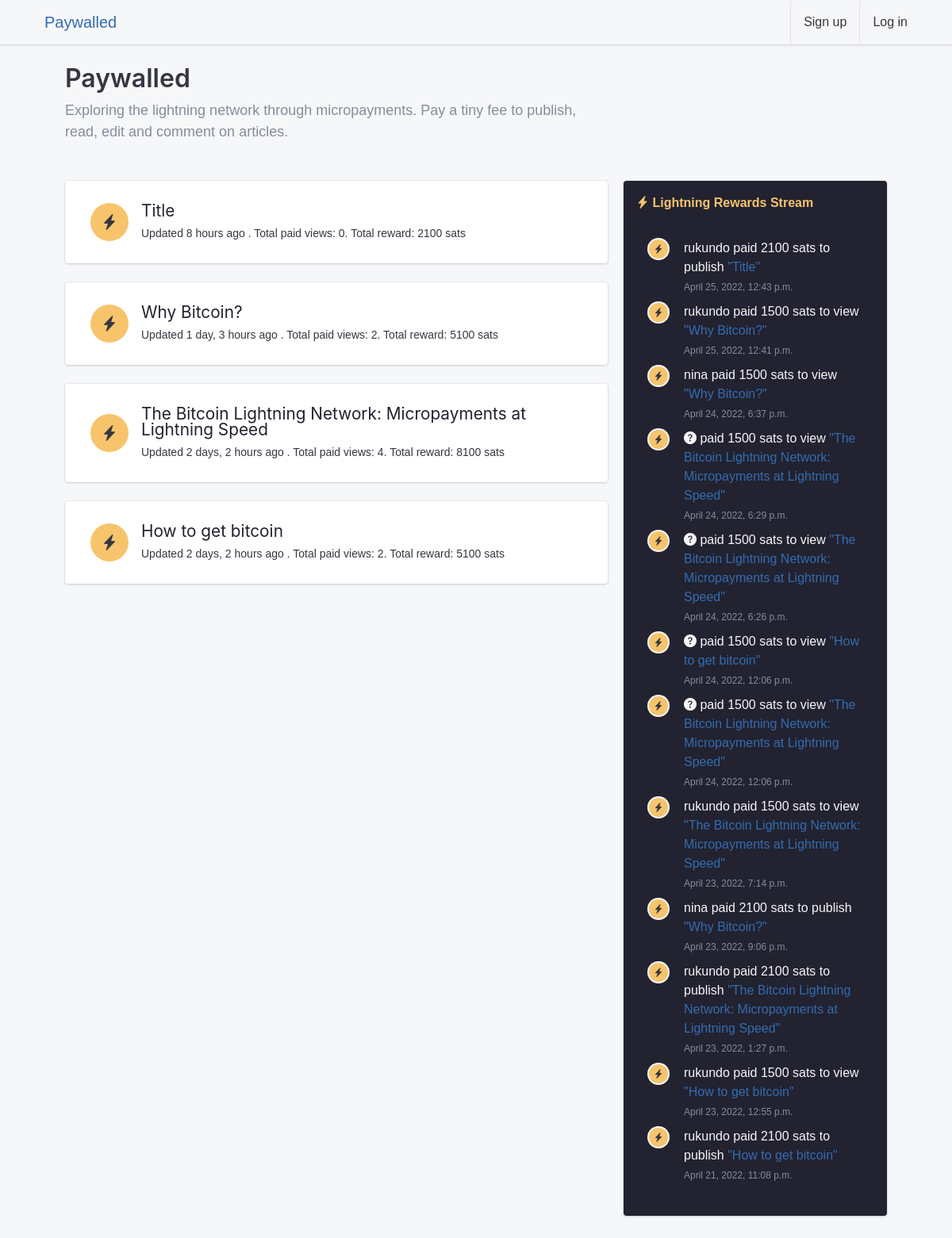
The page / on the database its author committed.
### apps/blog/models.py (models this page shows, shortened)
class Article(models.Model):
    DRAFT = "D"
    PUBLISHED = "P"
    STATUS = ((DRAFT, _("Draft")), (PUBLISHED, _("Published")))
    uuid = models.UUIDField(unique=True, default=uuid.uuid4, editable=False)
    user = models.ForeignKey(
        settings.AUTH_USER_MODEL,
        null=True,
        related_name="articles",
        on_delete=models.SET_NULL,
    )
    date_created = models.DateTimeField(auto_now_add=True)
    date_published = models.DateTimeField(auto_now=True)
    title = models.CharField(max_length=255, null=True, unique=True)
    status = models.CharField(max_length=1, choices=STATUS, default=DRAFT)
    content = models.CharField(_("Content"), max_length=40000, blank=True)
    edited = models.BooleanField(default=False)
    objects = ArticleQuerySet.as_manager()
    class Meta:
        verbose_name = _("Article")
        verbose_name_plural = _("Articles")
        ordering = ("-date_published",)
    def get_absolute_url(self):
        return reverse('articles:article', kwargs={ "article_uuid": self.uuid })
    def get_view_count(self):
        return self.payments.filter(status="complete", purpose="view").count()
    def get_total_reward(self):
        return self.payments.filter(status="complete").aggregate(total_reward=Sum('satoshi_amount'))

### apps/payments/models.py (models this page shows, shortened)
class Payment(models.Model):
    PAYMENT_STATUS_CHOICES = (
        ('pending_invoice', 'Pending Invoice'), # Should be atomic
        ('pending_payment', 'Pending Payment'),
        ('complete', 'Complete'),
        ('error', 'Error'),
    )
    PUBLISH = "publish"
    VIEW = "view"
    EDIT = "edit"
    COMMENT = "comment"
    PAYMENT_PURPOSE_CHOICES = (
        (PUBLISH, 'Publish'),
        (VIEW, 'View'),
        (EDIT, 'Edit'),
        (COMMENT, 'Comment'),
    )
    user = models.ForeignKey(
        settings.AUTH_USER_MODEL,
        null=True,
        related_name="payments",
        on_delete=models.SET_NULL,
    )
    session_key = models.CharField(max_length=40, blank=True, null=True)
    article = models.ForeignKey(Article, on_delete=models.CASCADE, related_name='payments')
    purpose = models.CharField(max_length=10, choices=PAYMENT_PURPOSE_CHOICES)
    satoshi_amount = models.IntegerField()
    r_hash = models.CharField(max_length=64)
    payment_request = models.CharField(max_length=1000)
    status = models.CharField(max_length=50, default='pending_invoice', choices=PAYMENT_STATUS_CHOICES)
    created_at = models.DateTimeField(auto_now_add=True)
    modified_at = models.DateTimeField(auto_now=True)

### apps/authentication/models.py (models this page shows, shortened)
class Profile(models.Model):
    user = models.OneToOneField(User, on_delete=models.CASCADE, verbose_name=_("user"))
    node_pubkey = models.CharField(max_length=80, unique=True, blank=True, null=True)
    class Meta:
        verbose_name = _("profile")
        verbose_name_plural = _("profiles")
        db_table = "auth_profile"
    def get_screen_name(self):
        try:
            if self.user.get_full_name():
                return self.user.get_full_name()
            else:
                return self.user.username
        except Exception:
            return self.user.username

### apps/core/views.py (the view)
# urls.py: path("", core_views.home, name="home"),
def home(request):
    published_articles = Article.objects.get_published()
    payments = Payment.objects.filter(status='complete').order_by('-modified_at')
    return render(
        request, "core/home.html", {
            "articles": published_articles,
            "payments": payments
        },
    )

### apps/blog/models.py (called while the page is built)
    def get_published(self):
        return self.filter(status="P").order_by("-date_published")

### apps/core/templates/core/home.html (shortened to what this page needs)
{% extends 'base.html' %}
{% load static i18n humanize %}
{% block content %}
<section class="position-relative pb-5 bg-light">
    <div class="container position-relative">
        <div class="row">
            <div class="col-md-8">
                <h2 class="text-center text-sm-left"> Paywalled</h2>
                <p class="lead text-muted text-center text-sm-left mb-5">Exploring the lightning network through
                    micropayments. Pay a tiny fee to publish, read, edit and comment on articles.</p>
            </div>
        </div>
        <div class="row">
            <div class="col-md-8">
                <div class="list-group list-group-flush list-group-divider">
                    {% for article in articles %}
                    {% include 'partials/article_list.html' %}
                    {% empty %}
                    <h4 class="no-data">{% trans 'There is no published article yet' %}. <a
                            href="{% url 'articles:write_new' %}">{% trans 'Be the first one to publish one' %}!</a>
                    </h4>
                    {% endfor %}
                </div>
            </div>
            <div class="col-md-4">
                <div class="card text-light bg-dark">
                    <div class="card-header text-warning"><i class="bi bi-lightning-charge-fill"></i> Lightning Rewards
                        Stream</div>
                    <div class="card-body">
                        {% if payments %}
                        <ul class="timeline timeline-fluid">
                            {% for payment in payments %}
                            {% include 'partials/article_payment.html' with mode="general" %}
                            {% endfor %}
                        </ul>
                        {% else %}
                        <p>No payments for this article at this time.</p>
                        {% endif %}
                    </div>
                </div>
            </div>
        </div>
    </div>
</section>
{% endblock content %}

### paywalled/templates/partials/article_list.html (shortened to what this page needs)
{% load humanize %}
<div class="card mb-4" id="articles">
    <div class="card-body">
        <div class="list-group-item">
            <div class="list-group-item-figure">
                <a href="{% url 'articles:article' article.uuid %}" class="tile tile-lg tile-circle bg-warning">
                    <i class="bi bi-lightning-charge-fill"></i>
                </a>
            </div>
            <div class="list-group-item-body">
                <h3 style="font-size:1.3rem" class="list-group-item-title">
                    <a href="{% url 'articles:article' article.uuid %}">{{ article.title }}</a>
                </h3>
                <p class="list-group-item-subtitle mt-2">Updated
                    {{ article.date_published|naturaltime }}
                    . Total paid views: {{ article.get_view_count }}. Total reward:
                    {{ article.get_total_reward.total_reward }} sats</p>
            </div>
        </div>
    </div>
</div>

### paywalled/templates/partials/article_payment.html
<li class="timeline-item">
    <div class="timeline-figure">
        <span class="tile tile-circle tile-sm bg-warning"><i class="bi bi-lightning-charge-fill"></i></span>
    </div>
    <div class="timeline-body">
        <div class="media">
            <div class="media-body">
                <p class="mb-0">
                    {% if payment.user %}{{ payment.user.profile.get_screen_name }}{% else %}<i
                        class="bi bi-question-circle-fill"></i> {% endif %} paid
                    {{ payment.satoshi_amount }} sats to
                    {{ payment.purpose }} {% if mode == 'general' %}<a
                        href="{{ payment.article.get_absolute_url }}">"{{ payment.article.title }}"</a>{% endif %}
                </p><span class="timeline-date">{{ payment.created_at }}</span>
            </div>
        </div>
    </div>
</li>

### rows shown on the page
Article: title "Title", date_published "8 hours ago", get_view_count "0", get_total_reward.total_reward "2100"
Article: title "Why Bitcoin?", date_published "1 day, 3 hours ago", get_view_count "2", get_total_reward.total_reward "5100"
Article: title "The Bitcoin Lightning Network: Micropayments at Lightning Speed", date_published "2 days, 2 hours ago", get_view_count "4", get_total_reward.total_reward "8100"
Article: title "How to get bitcoin", date_published "2 days, 2 hours ago", get_view_count "2", get_total_reward.total_reward "5100"
Payment: user.profile.get_screen_name "rukundo", satoshi_amount "2100", purpose "publish", article "Title", created_at "April 25, 2022, 12:43 p.m."
Payment: user.profile.get_screen_name "rukundo", satoshi_amount "1500", purpose "view", article "Why Bitcoin?", created_at "April 25, 2022, 12:41 p.m."
Payment: user.profile.get_screen_name "nina", satoshi_amount "1500", purpose "view", article "Why Bitcoin?", created_at "April 24, 2022, 6:37 p.m."
Payment: satoshi_amount "1500", purpose "view", article "The Bitcoin Lightning Network: Micropayments at Lightning Speed", created_at "April 24, 2022, 6:29 p.m."
Payment: satoshi_amount "1500", purpose "view", article "The Bitcoin Lightning Network: Micropayments at Lightning Speed", created_at "April 24, 2022, 6:26 p.m."
Payment: satoshi_amount "1500", purpose "view", article "How to get bitcoin", created_at "April 24, 2022, 12:06 p.m."
Payment: satoshi_amount "1500", purpose "view", article "The Bitcoin Lightning Network: Micropayments at Lightning Speed", created_at "April 24, 2022, 12:06 p.m."
Payment: user.profile.get_screen_name "rukundo", satoshi_amount "1500", purpose "view", article "The Bitcoin Lightning Network: Micropayments at Lightning Speed", created_at "April 23, 2022, 7:14 p.m."
Payment: user.profile.get_screen_name "nina", satoshi_amount "2100", purpose "publish", article "Why Bitcoin?", created_at "April 23, 2022, 9:06 p.m."
Payment: user.profile.get_screen_name "rukundo", satoshi_amount "2100", purpose "publish", article "The Bitcoin Lightning Network: Micropayments at Lightning Speed", created_at "April 23, 2022, 1:27 p.m."
Payment: user.profile.get_screen_name "rukundo", satoshi_amount "1500", purpose "view", article "How to get bitcoin", created_at "April 23, 2022, 12:55 p.m."
Payment: user.profile.get_screen_name "rukundo", satoshi_amount "2100", purpose "publish", article "How to get bitcoin", created_at "April 21, 2022, 11:08 p.m."
